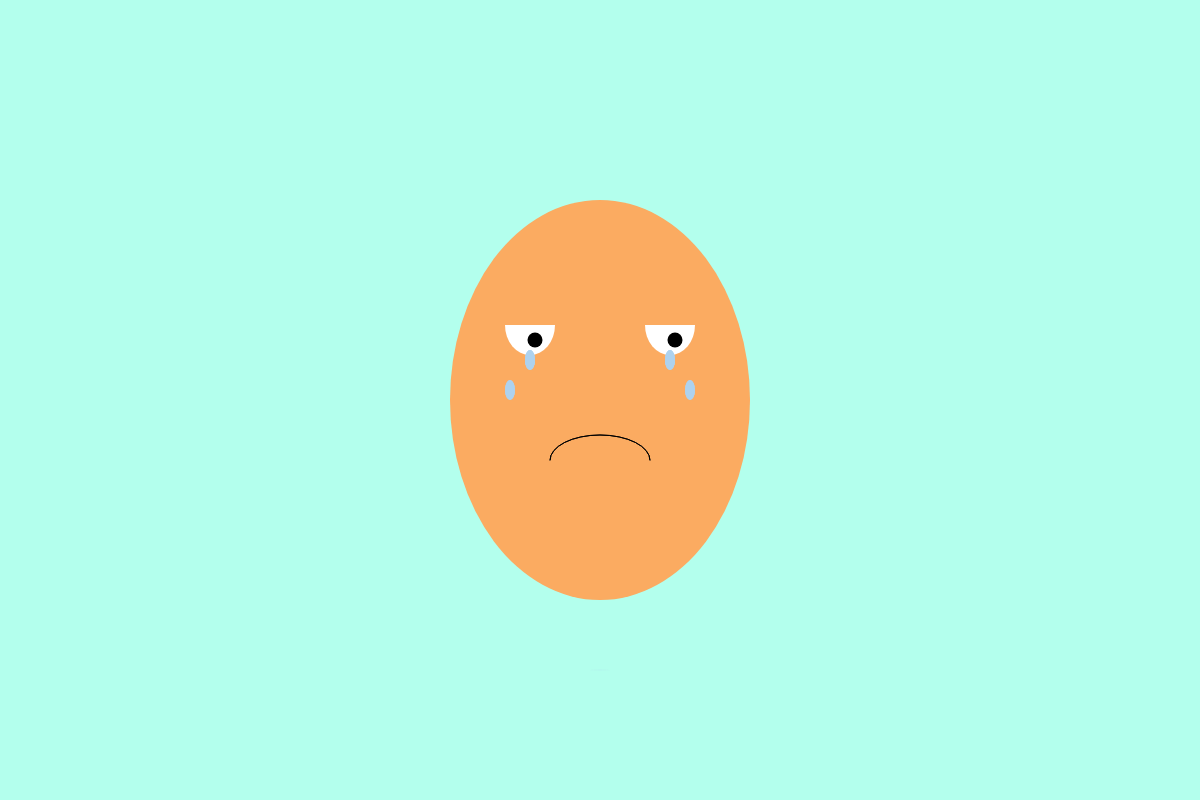
Frame 1 (no input)
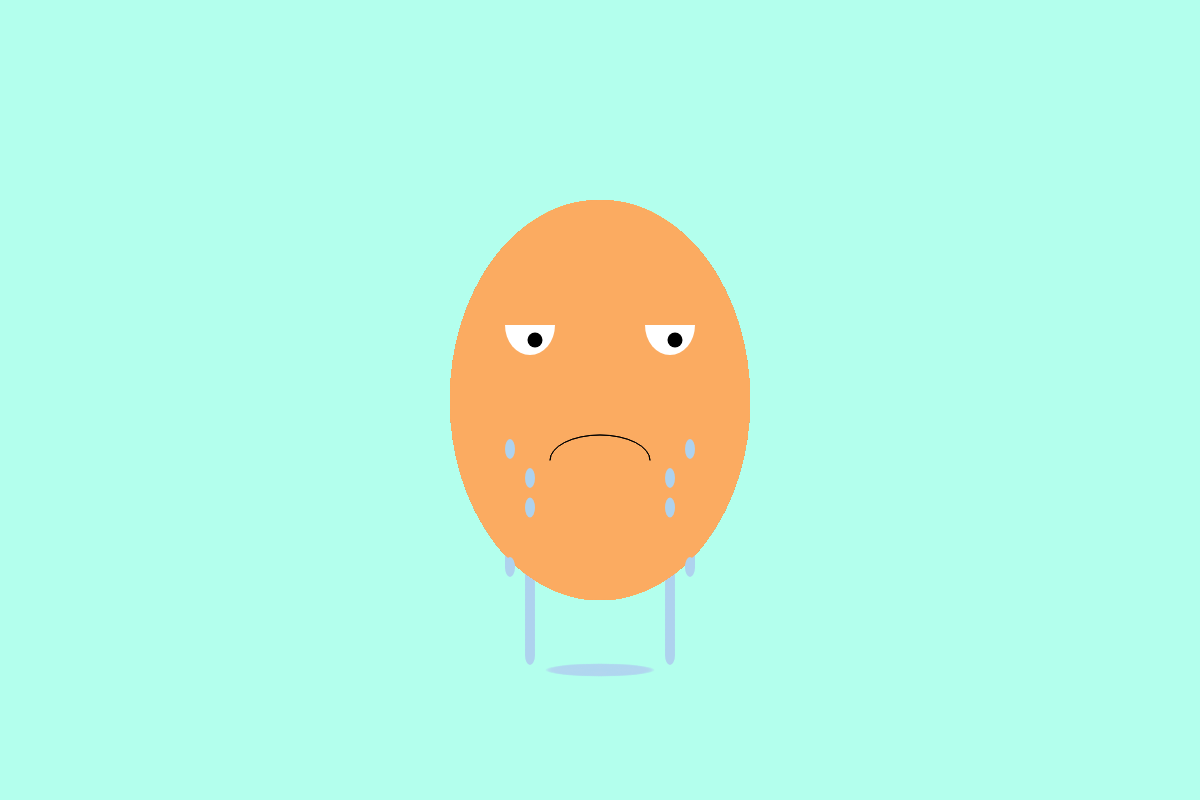
Frame 60 (no input)
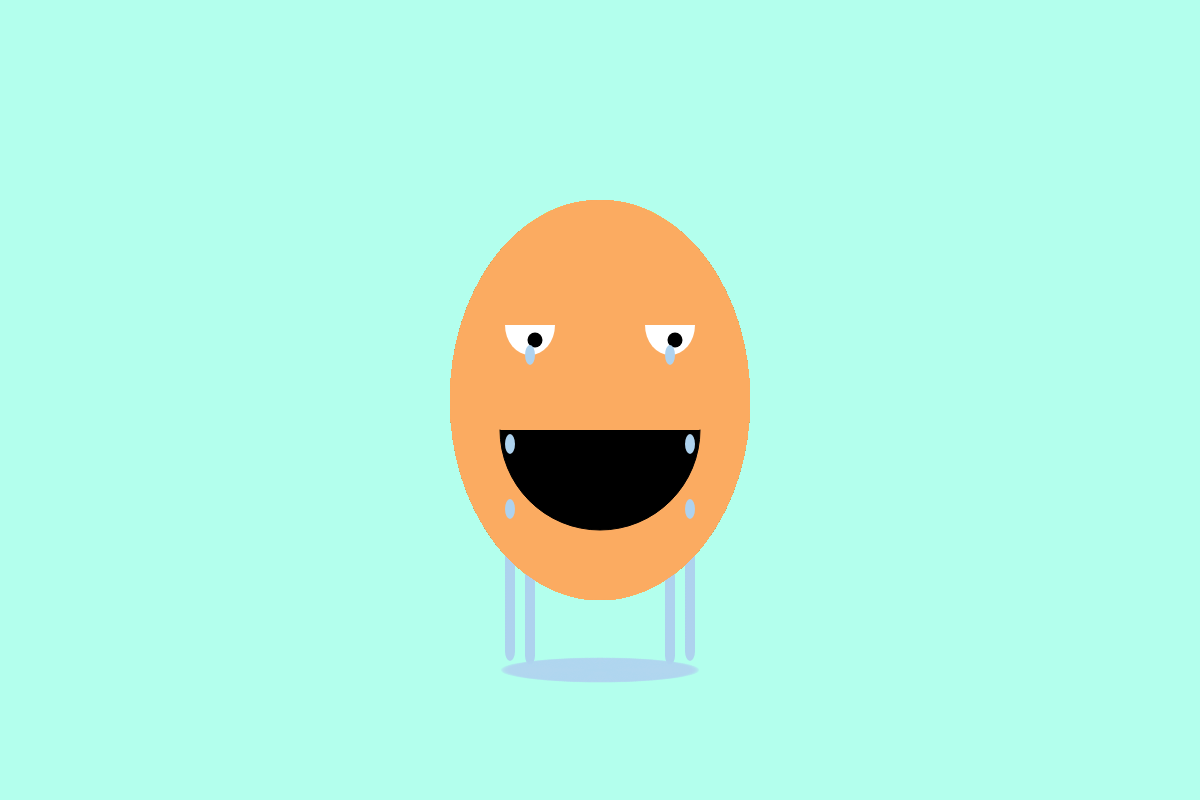
Frame 120 (the mouse pressed at the canvas centre since frame 60)

The p5.js sketch that drew these frames (run headless with seeded random() and noise() and a simulated clock; from frame 60 on, the mouse is pressed at the canvas centre):

// p5.js sketch
// ── sketch.js

let tear1_y = -40;
let tear2_y = -10;
let tear3_y = -40;
let tear4_y = -10;
let tear5_y = -40;

let speed = 5;
let speed2 = 3;
let speed3 = 2;
let speed4 = 1;
let speed5 = 2.5;

let tear1_x = -40;
let tear2_x = -10;
let tear3_x = -40;
let tear4_x = -10;
let tear5_x = -40;

let poolx = 270;
let pooly = -70;
let poolWidth =20;
let poolHeight =1

// setup function
function setup() {
// creating a canvas
  createCanvas( windowWidth, 800 );
  background( 'rgb(179, 255, 237)' );
}


function draw() {
  translate(windowWidth/2, 400);

push();
  // body
  noStroke();
  fill('rgb(251, 171, 97)');
  ellipse(0,0,300,400);

push();
    // mouth
    noFill();
    stroke('black');
    arc(0,60,100,50,PI,0);

    if (mouseIsPressed) {
      fill('black');
      arc(0,30,200,200,0,PI);
    } else {
      arc(0,60,100,50,PI,0);
    }
pop();

  // eyes
  fill('white');
  arc(70,-75,50,60,0,PI,CHORD);
  arc(-70,-75,50,60,0,PI,CHORD);
  fill('black')
  ellipse(75,-60,15,);
  ellipse(-65,-60,15,);

pop();

push();
  // tears
  noStroke();
  fill('rgb(174, 210, 238)');
  ellipse(70,tear1_y,10,20);
  ellipse(90,tear2_y,10,20);
  ellipse(70,tear3_y,10,20);
  ellipse(90,tear4_y,10,20);
  ellipse(70,tear5_y,10,20);

  noStroke();
  fill('rgb(174, 210, 238)');
  ellipse(-70,tear1_y,10,20);
  ellipse(-90,tear2_y,10,20);
  ellipse(-70,tear3_y,10,20);
  ellipse(-90,tear4_y,10,20);
  ellipse(-70,tear5_y,10,20);

  tear1_y = tear1_y + speed;
  tear2_y = tear2_y + speed2;
  tear3_y = tear3_y + speed3;
  tear4_y = tear4_y + speed4;
  tear5_y = tear5_y + speed5;


if (tear1_y > 250) {
  speed = -300
}


if (tear1_y < -35) {
  speed = 5
}


if (tear2_y > 250) {
  speed2 = -300
}


  if (tear2_y < -40) {
    speed2 = 3
}


if (tear3_y > 250) {
  speed3 = -300
}

if (tear3_y < -40) {
  speed3 = 2
}
if (tear4_y > 250) {
  speed4 = -300
}

if (tear4_y < -40) {
  speed4 = 1
}

if (tear5_y > 250) {
  speed5 = -300
}

if (tear5_y < -40) {
  speed5 = 2.5
}

pop();

// pool of tears
push();

  noStroke();
  fill('rgba(174, 210, 238, .25)');
  ellipse(0,poolx,poolWidth,poolHeight);

poolWidth = poolWidth +1.5;
poolHeight = poolHeight +.2;

pop();


}
